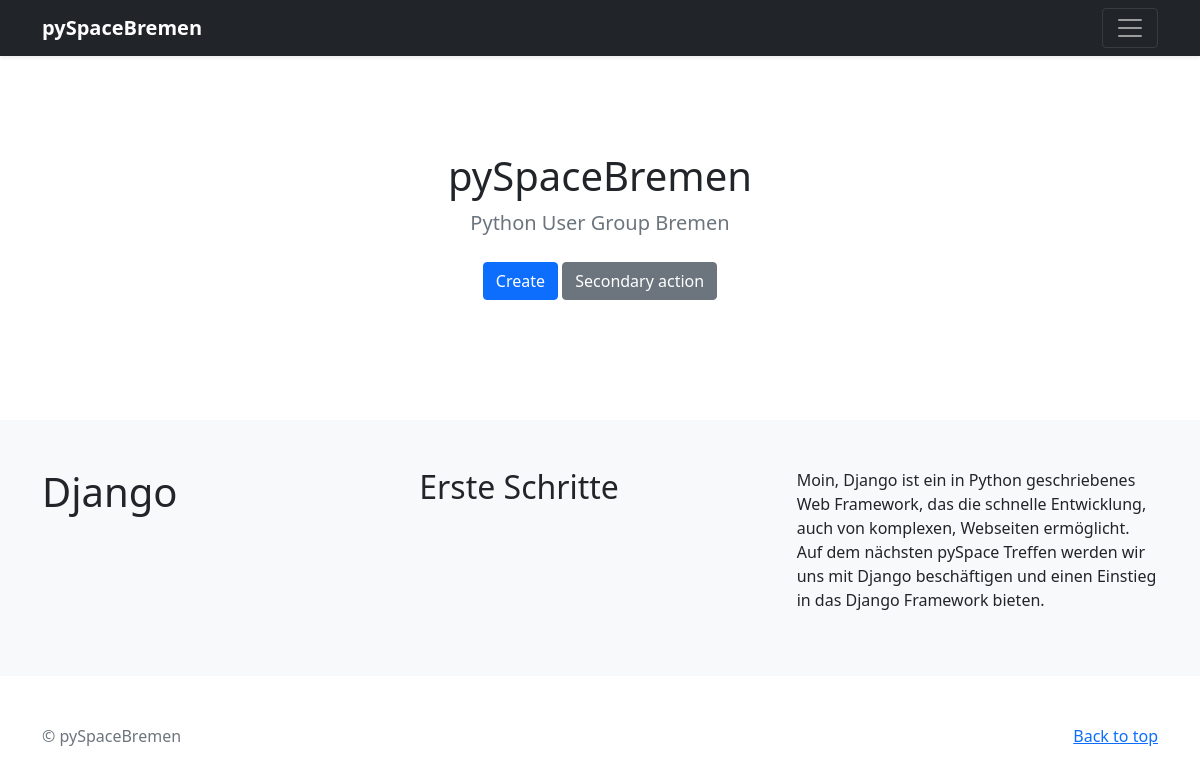
Page /detail/1/ on the committed database.
### event/models.py (models this page shows)
class Event(models.Model):
    title = models.CharField(max_length=40)
    subtitle = models.CharField(max_length=80)
    content = models.TextField()
    date = models.DateTimeField()

### event/views.py (the view)
# urls.py: path('detail/<id>/', detail),
def detail(request, id):
    context = {'event': get_object_or_404(Event, id=id)}
    return render(request, 'event/detail.html', context=context)

### event/templates/event/detail.html
{% extends 'event/base.html' %}
{% block content %}
<h1>{{ event.title }}</h1>
<h2>{{ event.subtitle }}</h2>
<p>{{ event.content }}</p>
{% endblock %}

### rows in the picture
Event: title "Django", subtitle "Erste Schritte", content "Moin, Django ist ein in Python geschriebenes Web Framework, das die schnelle Entwicklung, auch von komplexen, Webseiten ermöglicht. Auf dem nächsten pySpace Treffen werden wir uns mit Django beschäftigen und einen Einstieg in das Django Framework bieten."
